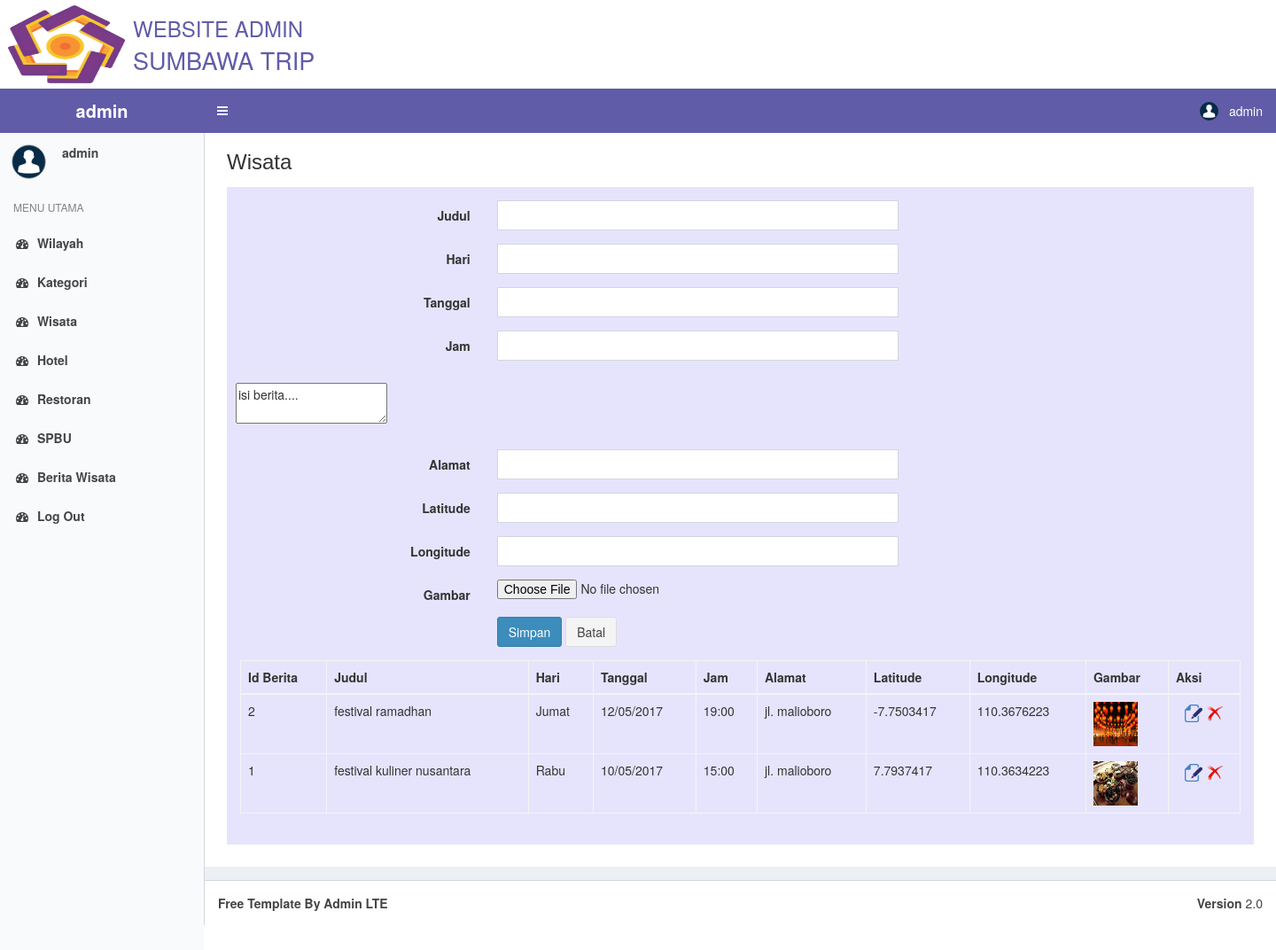
The page /admin/index.php?h=berita (signed in) on the database its author committed.
### tables this page shows
CREATE TABLE `kabar_wisata` (
  `id_kabarwisata` int(11) NOT NULL,
  `isi_kabarwisata` text NOT NULL,
  `judul` text NOT NULL,
  `hari` varchar(10) NOT NULL,
  `tanggal` date NOT NULL,
  `jam` char(5) NOT NULL,
  `gambar` text NOT NULL,
  `alamat` text NOT NULL,
  `latitude` double NOT NULL,
  `longitude` double NOT NULL
);

### koneksi.php (called while the page is built, shortened)
<?php
function connect_db(){
	$host = "localhost";
	$usr = "root";
	$pwd = "";
	$db = "sumbawa_besar";
	$con = mysqli_connect($host, $usr, $pwd, $db);
	return $con;
}
function query($string_query){
	$result = mysqli_query(connect_db(), $string_query);
	return $result;
}
?>

### admin/berita.php (the view, shortened to what this page needs)
    <section class="content-header">
      <h1 style="margin-top:30px;">
        Wisata
      </h1>
    </section>
    <section class="content">
          <div id="isi">
<form action="berita_proses.php" method="post" id="fwisata" class="form-horizontal" enctype="multipart/form-data">
                        <div class="form-group">
                            <label class="col-lg-3 control-label">Judul</label>
                            <div class="col-lg-5">
                                <input type="text" name="judul" class="form-control" value="<?php echo isset($b)?$b['judul']:''; ?>" maxlength="50" />
                            </div>
                        </div>
                        <div class="form-group">
                            <label class="col-lg-3 control-label">Hari</label>
                            <div class="col-lg-5">
                                <input type="text" name="hari" class="form-control" value="<?php echo isset($b)?$b['hari']:''; ?>" maxlength="50" />
                            </div>
                        </div>
                        <div class="form-group">
                            <label class="col-lg-3 control-label">Tanggal</label>
                            <div class="col-lg-5">
                                <input type="text" name="tanggal" id="tanggal" class="form-control" value="<?php echo isset($b)?date('d/m/Y', strtotime($b['tanggal'])):''; ?>" maxlength="50" />
                            </div>
                        </div>
                        <div class="form-group">
                            <label class="col-lg-3 control-label">Jam</label>
                            <div class="col-lg-5">
                                <input type="text" name="jam" class="form-control" value="<?php echo isset($b)?$b['jam']:''; ?>" maxlength="5" />
                            </div>
                        </div>
                        <div class="form-group">
                            <div class="box-body pad">
                                <textarea name="deskripsi" id="deskripsi"><?php echo isset($b)?$b['isi_kabarwisata']:'isi berita....'; ?></textarea>
                            </div>
                        </div>
                        <div class="form-group">
                            <label class="col-lg-3 control-label">Alamat</label>
                            <div class="col-lg-5">
                                <input type="text" name="alamat" class="form-control" value="<?php echo isset($b)?$b['alamat']:''; ?>" maxlength="50" />
                            </div>
                        </div>
                        <div class="form-group">
                            <label class="col-lg-3 control-label">Latitude</label>
                            <div class="col-lg-5">
                                <input type="text" name="latitude" class="form-control" value="<?php echo isset($b)?$b['latitude']:''; ?>" maxlength="50" />
                            </div>
                        </div>
                        <div class="form-group">
                            <label class="col-lg-3 control-label">Longitude</label>
                            <div class="col-lg-5">
                                <input type="text" name="longitude" class="form-control" value="<?php echo isset($b)?$b['longitude']:''; ?>" maxlength="50" />
                            </div>
                        </div>
                        <div class="form-group">
                            <label class="col-lg-3 control-label">Gambar</label>
                            <div class="col-lg-5">
                                <input type="file" name="gambar" />
                            </div>
                        </div>
			<div class="form-group">
                            <div class="col-lg-9 col-lg-offset-3">
					<input type="submit" value="Simpan" class="btn btn-primary" />
					<a href="?h=wisata"><input type="button" value="Batal" class="btn btn-default" /></a>
                            </div>
                        </div>
</form>
            <table id="data" class="table table-bordered table-hover" cellspacing="0" width="100%">
            	<thead>
                    <tr>
                        <th>Id Berita</th>
                        <th>Judul</th>
                        <th>Hari</th>
                        <th>Tanggal</th>
                        <th>Jam</th>
                        <th>Alamat</th>
                        <th>Latitude</th>
                        <th>Longitude</th>
                        <th>Gambar</th>
                        <th>Aksi</th>
                    </tr>
                </thead>
                <tbody>
                	<?php
                    $x = query("select * from kabar_wisata order by id_kabarwisata desc");
                    while($y = mysqli_fetch_array($x)){
                    ?>
                    <tr>
                        <td><?php echo $y['id_kabarwisata']; ?></td>
                        <td><?php echo $y['judul']; ?></td>
                        <td><?php echo $y['hari']; ?></td>
                        <td><?php echo date("d/m/Y", strtotime($y['tanggal'])); ?></td>
                        <td><?php echo $y['jam']; ?></td>
                        <td><?php echo $y['alamat']; ?></td>
                        <td><?php echo $y['latitude']; ?></td>
                        <td><?php echo $y['longitude']; ?></td>
                        <td><img src="../berita/<?php echo $y['gambar']; ?>" width="50" height="50" /></td>
                        <td align="center">
                        	<a href="?h=berita&id=<?php echo $y['id_kabarwisata']; ?>" title="edit"><img src="../templates/images/edit.png" width="20" height="20" /></a>
                            <a href="berita_proses.php?id=<?php echo $y['id_kabarwisata']; ?>" title="hapus" onclick="return confirm('yakin menghapus?')"><img src="../templates/images/remove.png" width="20" height="20" /></a>
                        </td>
                    </tr>
                    <?php } ?>
                </tbody>
            </table>
          </div>
    </section>

### admin/index.php (shortened to what this page needs)
<?php
require_once("../koneksi.php");
?>
<!DOCTYPE html>
<html>
  <head>
    <link rel="stylesheet" href="../templates/bootstrap/css/bootstrap.min.css">
    <link rel="stylesheet" href="../templates/font-awesome-4.5.0/css/font-awesome.min.css">
    <link rel="stylesheet" href="../templates/dist/css/AdminLTE.min.css">
    <link rel="stylesheet" href="../templates/dist/css/skins/_all-skins.min.css">
    <link rel="stylesheet" href="../templates/plugins/iCheck/flat/blue.css">
    <link rel="stylesheet" href="../templates/plugins/morris/morris.css">
    <link rel="stylesheet" href="../templates/plugins/jvectormap/jquery-jvectormap-1.2.2.css">
     <link rel="stylesheet" href="../templates/plugins/datepicker/datepicker3.css">
    <link rel="stylesheet" href="../templates/plugins/daterangepicker/daterangepicker-bs3.css">
    <link rel="stylesheet" href="../templates/plugins/bootstrap-wysihtml5/bootstrap3-wysihtml5.min.css">
    <link rel="stylesheet" href="../templates/plugins/datatables/dataTables.bootstrap.css">
    <link rel="stylesheet" href="../templates/plugins/validator/dist/css/bootstrapValidator.css"/>
  </head>
  <body class="hold-transition skin-purple-light sidebar-mini">
    <div class="wrapper">
      <header class="main-header">
      	<div id="banner">
        	<img src="../templates/images/logo-amikom-jogja.png" width="150" height="100" align="left" >
        	<div id="judul">WEBSITE ADMIN</div>
            <div id="lokasi">SUMBAWA TRIP</div>
        </div>
        <a href="#" class="logo">
          <span class="logo-lg"><b style="color:#FFFFFF;">admin</b></span>
        </a>
        <nav class="navbar navbar-static-top" role="navigation">
          <a href="#" class="sidebar-toggle" data-toggle="offcanvas" role="button">
          </a>
          <div class="navbar-custom-menu">
            <ul class="nav navbar-nav">
              <li class="dropdown user user-menu">
                <a href="#" class="dropdown-toggle" data-toggle="dropdown">
                  <img src="../templates/images/account.png" class="user-image" alt="User Image">
                  <span class="hidden-xs"><nama_login><?php echo $_SESSION['nm_adm']; ?></nama_login></span>
                </a>
              </li>
            </ul>
          </div>
        </nav>
      </header>
      <aside class="main-sidebar">
        <section class="sidebar">
          <div class="user-panel">
            <div class="pull-left image">
              <img src="../templates/images/account.png" class="img-circle" alt="User Image">
            </div>
            <div class="pull-left info">
              <p><nama_login><?php echo $_SESSION['nm_adm']; ?></nama_login></p>
            </div>
          </div>
          <ul class="sidebar-menu">
            <li class="header">MENU UTAMA</li>
            <li class="treeview">
              <a href="?h=wilayah">
                <i class="fa fa-dashboard"></i> <span>Wilayah</span></i>
              </a>
            </li>
            <li class="treeview">
              <a href="?h=kategori">
                <i class="fa fa-dashboard"></i> <span>Kategori</span></i>
              </a>
            </li>
            <li class="treeview">
              <a href="?h=wisata">
                <i class="fa fa-dashboard"></i> <span>Wisata</span></i>
              </a>
            </li>
            <li class="treeview">
              <a href="?h=hotel">
                <i class="fa fa-dashboard"></i> <span>Hotel</span></i>
              </a>
            </li>
            <li class="treeview">
              <a href="?h=restoran">
                <i class="fa fa-dashboard"></i> <span>Restoran</span></i>
              </a>
            </li>
            <li class="treeview">
              <a href="?h=spbu">
                <i class="fa fa-dashboard"></i> <span>SPBU</span></i>
              </a>
            </li>
            <li class="treeview">
              <a href="?h=berita">
                <i class="fa fa-dashboard"></i> <span>Berita Wisata</span></i>
              </a>
            </li>
            <li class="treeview">
              <a href="keluar.php">
                <i class="fa fa-dashboard"></i> <span>Log Out</span></i>
              </a>
            </li>
          </ul>
        </section>
      </aside>
      <div class="content-wrapper">
        <section class="content">
          <div class="row" id="konten">
            <?php
            if(!isset($_GET['h'])){
              require_once("home.php");
            }else{
              if (file_exists("$_GET[h].php")) {
                  require "$_GET[h].php";
              }else {
                require_once("tidak_ketemu.php");
              }
            }
            ?>
          </div>
        </section>
      </div>
      <footer class="main-footer">
        <div class="pull-right hidden-xs">
          <b>Version</b> 2.0
        </div>
        <strong>Free Template By Admin LTE</strong><br />
      </footer>
    </div>
	<link rel="stylesheet" type="text/css" href="../templates/plugins/datatables/buttons.bootstrap.min.css">
  </body>
</html>

### admin/index.php (style rules this page uses)
td { padding:5px; }
.main-sidebar { margin-top:100px; }
#banner { background:#FFFFFF; width:100%; height:100px; }
#judul { font-size:24px; padding-top:15px; color:#605ca8; }
#lokasi { font-size:27px; color:#605ca8; }
#isi { background:#e6e4fc; padding:15px; }
#konten { background:#FFFFFF; padding:10px; }

### rows shown on the page
kabar_wisata: id_kabarwisata "2", judul "festival ramadhan", hari "Jumat", tanggal "12/05/2017", jam "19:00", alamat "jl. malioboro", latitude "-7.7503417", longitude "110.3676223", gambar (picture)
kabar_wisata: id_kabarwisata "1", judul "festival kuliner nusantara", hari "Rabu", tanggal "10/05/2017", jam "15:00", alamat "jl. malioboro", latitude "7.7937417", longitude "110.3634223", gambar (picture)

### other values the page prints
$_SESSION['nm_adm'] "admin"
